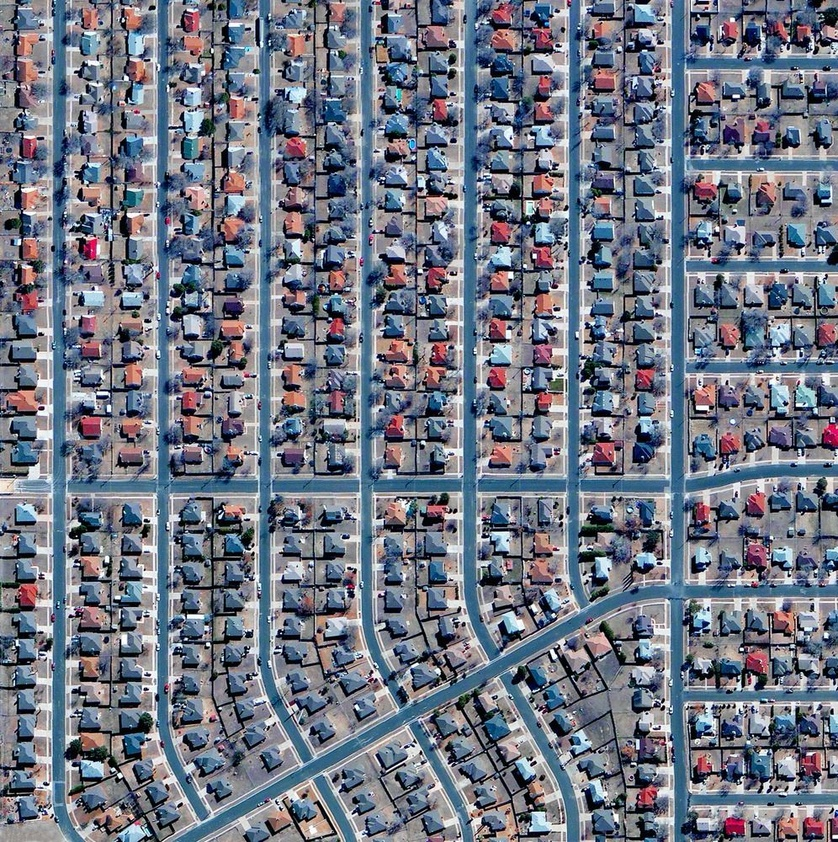
#> input picture satelite2.jpg, 838 x 842 px, shrunk from 996 x 1000 before the run
$ python ImageProc.py
#> lines starting #> are read from the running program, lines starting #| are printed output that depends on the picture; after the words box and inside, x2 and y2 are one past the last pixel; in counts of white or black regions, pixels touching at a corner belong together
import cv2 as cv #Importamos para procesar las imagenes
import matplotlib.pyplot as plt #Para visualizar las imagenes
import numpy as np #Para detectar los pixeles negros

#Cargar la imagen desde su ruta
img = cv.imread('satelite2.jpg')
#> img is the input picture: shape (842, 838, 3); mean B, G, R 131.6, 117.3, 111.5
assert img is not None, "file could not be read, check with os.path.exists()" #mensaje de error en caso de que el path no sea correcto

# procesamiento
gray = cv.cvtColor(img, cv.COLOR_BGR2GRAY) #cambia la imagen a escala de grises
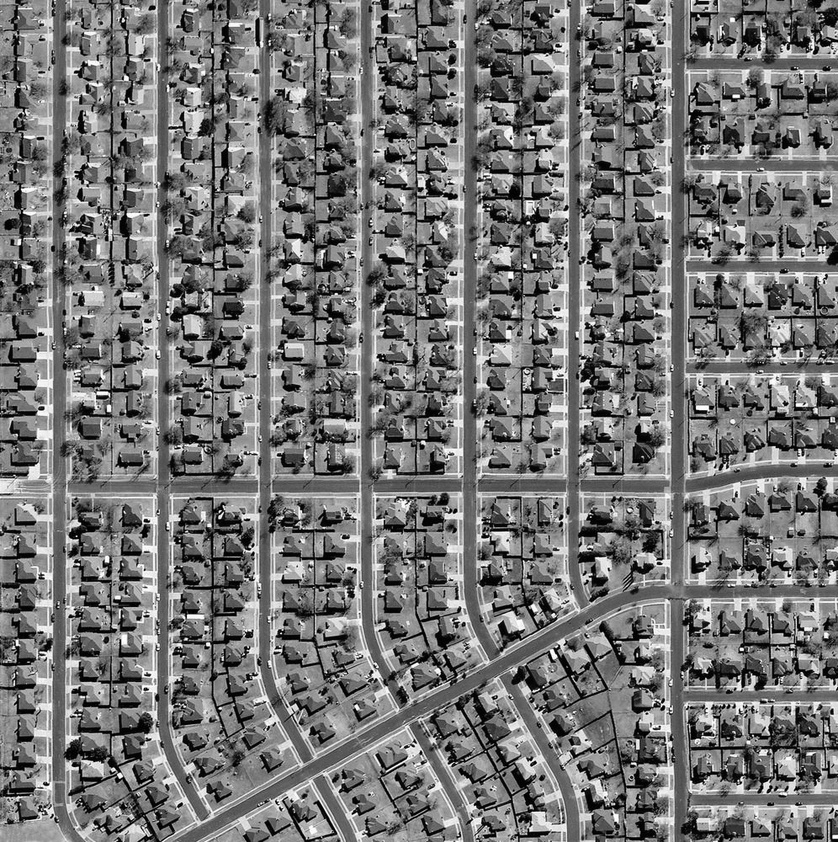
#> gray: shape (842, 838); min 0, max 255, mean 117.2
black_pixels = np.where(gray <= 20, 255, 0).astype(np.uint8) #detecta aquellos pixeles negros
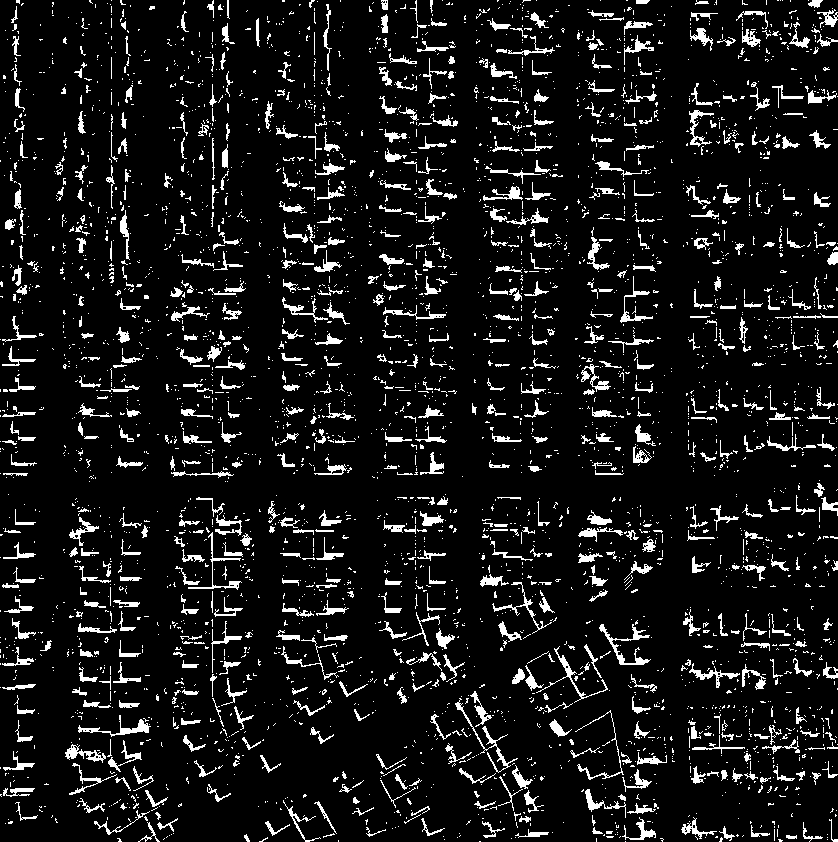
#> black_pixels: shape (842, 838); 8.9% white; 3980 white regions (3302 under 20 px), largest, box (x1, y1, x2, y2) and area: (599, 624, 651, 665) 453, (455, 698, 518, 773) 403, (78, 715, 151, 737) 363
kernel = np.ones((5, 5), np.uint8) #crea el kernel para hacer el gradiante
morph_gradient = cv.morphologyEx(black_pixels, cv.MORPH_GRADIENT, kernel) #gradiente para resaltar los bordes
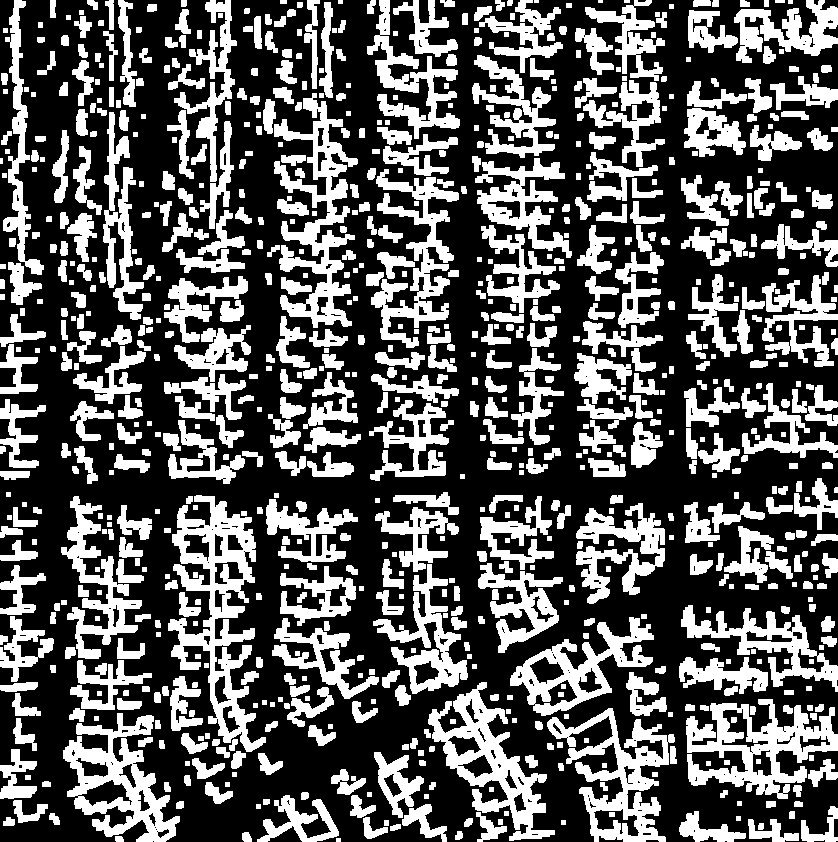
#> morph_gradient: shape (842, 838); 35.3% white; 841 white regions (4 under 20 px), largest, box (x1, y1, x2, y2) and area: (168, 495, 266, 752) 8936, (274, 93, 358, 328) 6955, (686, 699, 838, 799) 6683
blur = cv.GaussianBlur(morph_gradient, (29,29), 0)  #reducir ruido con el filtro gaussiano
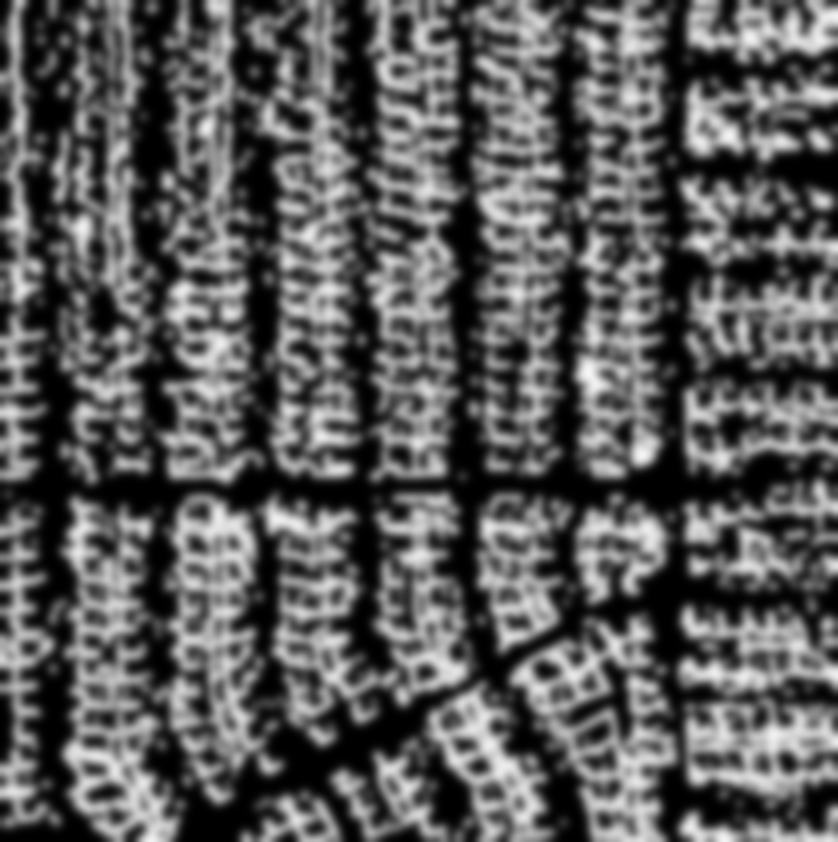
#> blur: shape (842, 838); min 0, max 245, mean 90.1
_, thresh = cv.threshold(blur, 30, 255, cv.THRESH_BINARY_INV)  #treshold para regresar los pixeles negros
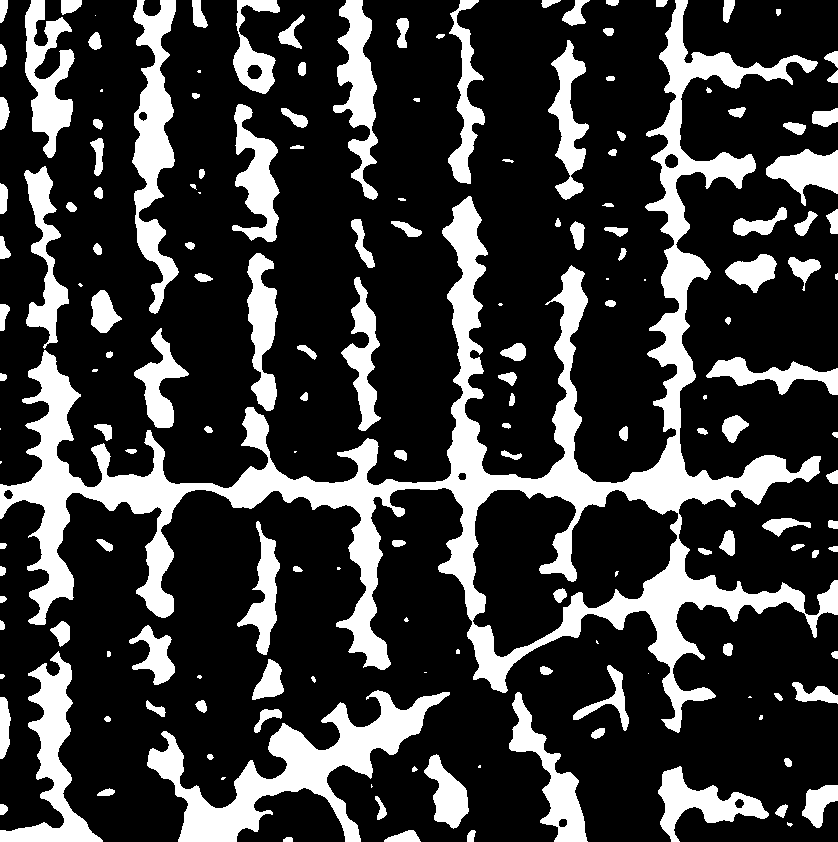
#> thresh: shape (842, 838); 23.2% white; 169 white regions (28 under 20 px), largest, box (x1, y1, x2, y2) and area: (0, 0, 838, 733) 72293, (147, 690, 450, 842) 13281, (132, 0, 179, 314) 6893

# dibujo
#trasnformada de houghes para detectar lineas en la imegen
lines = cv.HoughLinesP(thresh, 1, np.pi / 180, threshold=200, minLineLength=100, maxLineGap=20) #treshold: es el número de interscecciones necesarias, min para ser detectada, max separación permitdida para ser considerada línea
#> lines = 336 rows, first 6: [0, 492, 837, 478], [0, 494, 837, 479], [0, 490, 592, 480], [215, 492, 837, 481], [0, 491, 595, 481], [224, 496, 391, 493]
if lines is not None:
    for line in lines:
        x1, y1, x2, y2 = line[0] #extrae las coordenadas
        cv.line(img, (x1, y1), (x2, y2), (128, 0, 255), 2)  #las dibuja sobre la copia en color rosa
#> this loop made 336 passes
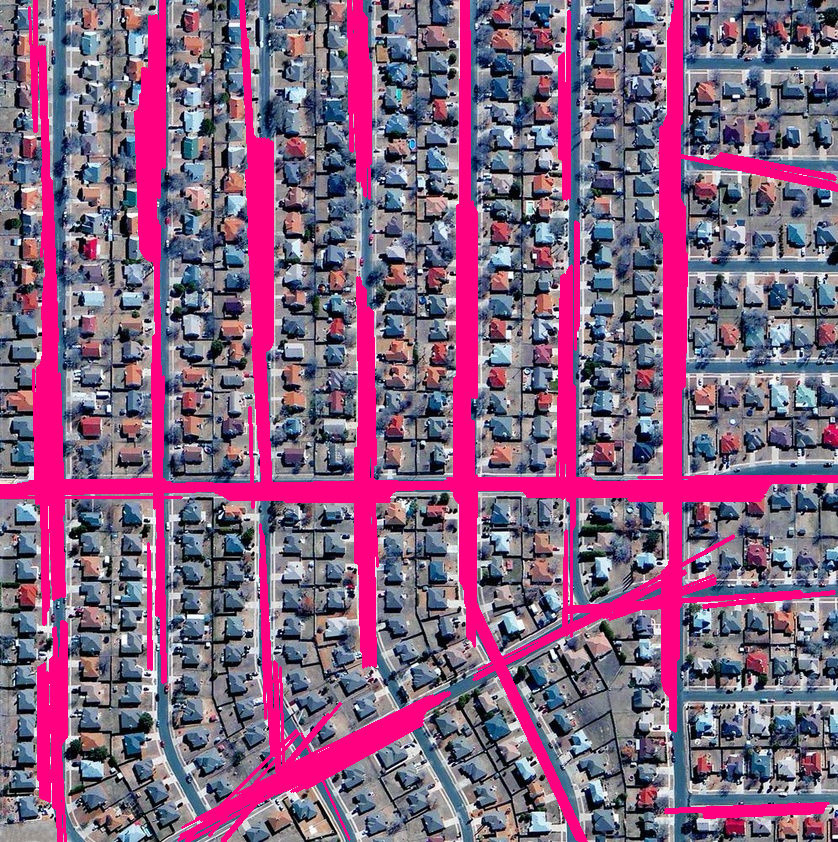
#> img: shape (842, 838, 3); 15.93% of pixels changed, all inside (x1, y1, x2, y2) = (0, 0, 838, 842)

# mostrar
plt.figure(figsize=(8, 8)) #tamaño de la figura

plt.imshow(cv.cvtColor(img, cv.COLOR_BGR2RGB)) #convierte el formato de opencv a matplotlib
plt.title("Líneas Filtradas de las Calles")  #título de la figura
plt.axis("off")  #para no dibujar los axis
plt.show()   #muestra la figura

$ run again, with ejemplo.png saved as satelite2.jpg
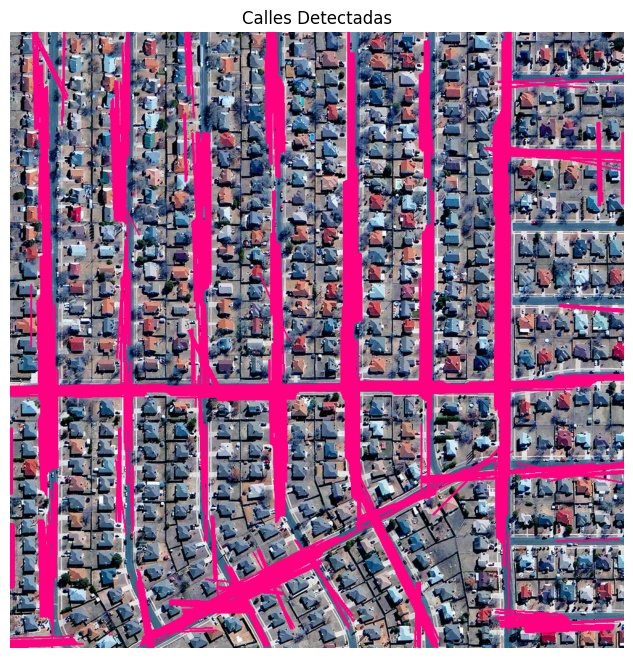
#> input picture ejemplo.png, 633 x 658 px
#> img is the input picture: shape (658, 633, 3); mean B, G, R 137.9, 107.1, 145.7
#> `black_pixels = np.where(gray <= 20, 255, 0).astype(np.uint8)`:
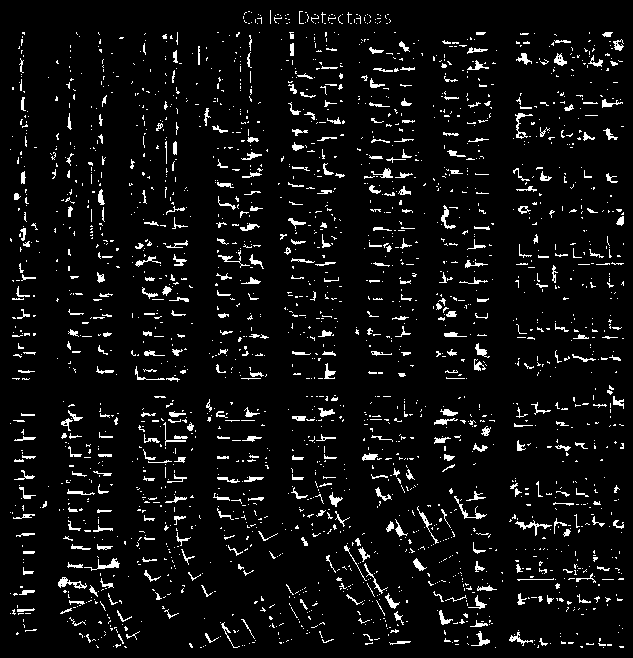
#> black_pixels: shape (658, 633); 5.9% white in thin lines or dots
#> morph_gradient: shape (658, 633); 28.9% white; 589 white regions, largest, box (x1, y1, x2, y2) and area: (56, 554, 142, 650) 3066, (324, 531, 410, 638) 2792, (136, 398, 198, 491) 2630
#> thresh: shape (658, 633); 30.5% white; 57 white regions (14 under 20 px), largest, box (x1, y1, x2, y2) and area: (0, 0, 633, 658) 101735, (172, 110, 308, 525) 12770, (108, 82, 142, 247) 3021
#> lines = 270 rows, first 6: [0, 657, 0, 0], [43, 0, 45, 146], [1, 656, 632, 656], [1, 657, 632, 657], [1, 5, 632, 5], [1, 4, 632, 4]
#> the loop `for line in lines:` made 270 passes
#> after the loop `for line in lines:`:
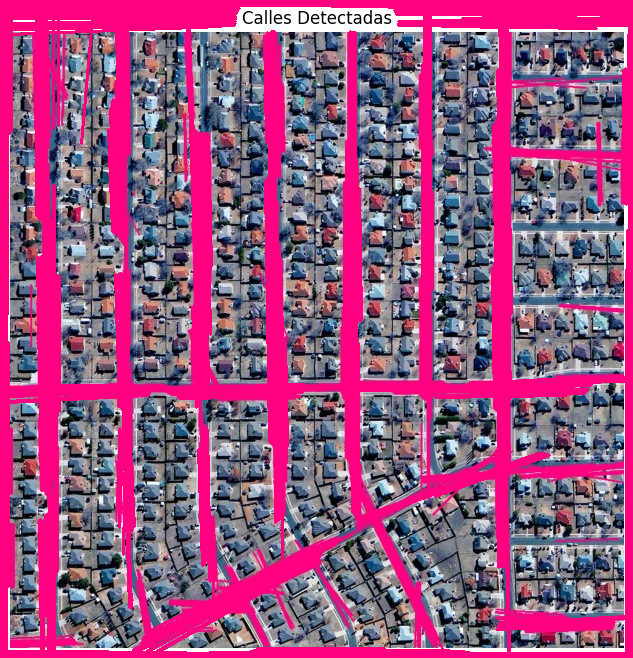
#> img: shape (658, 633, 3); mean B, G, R 127.6, 82.2, 151.9
